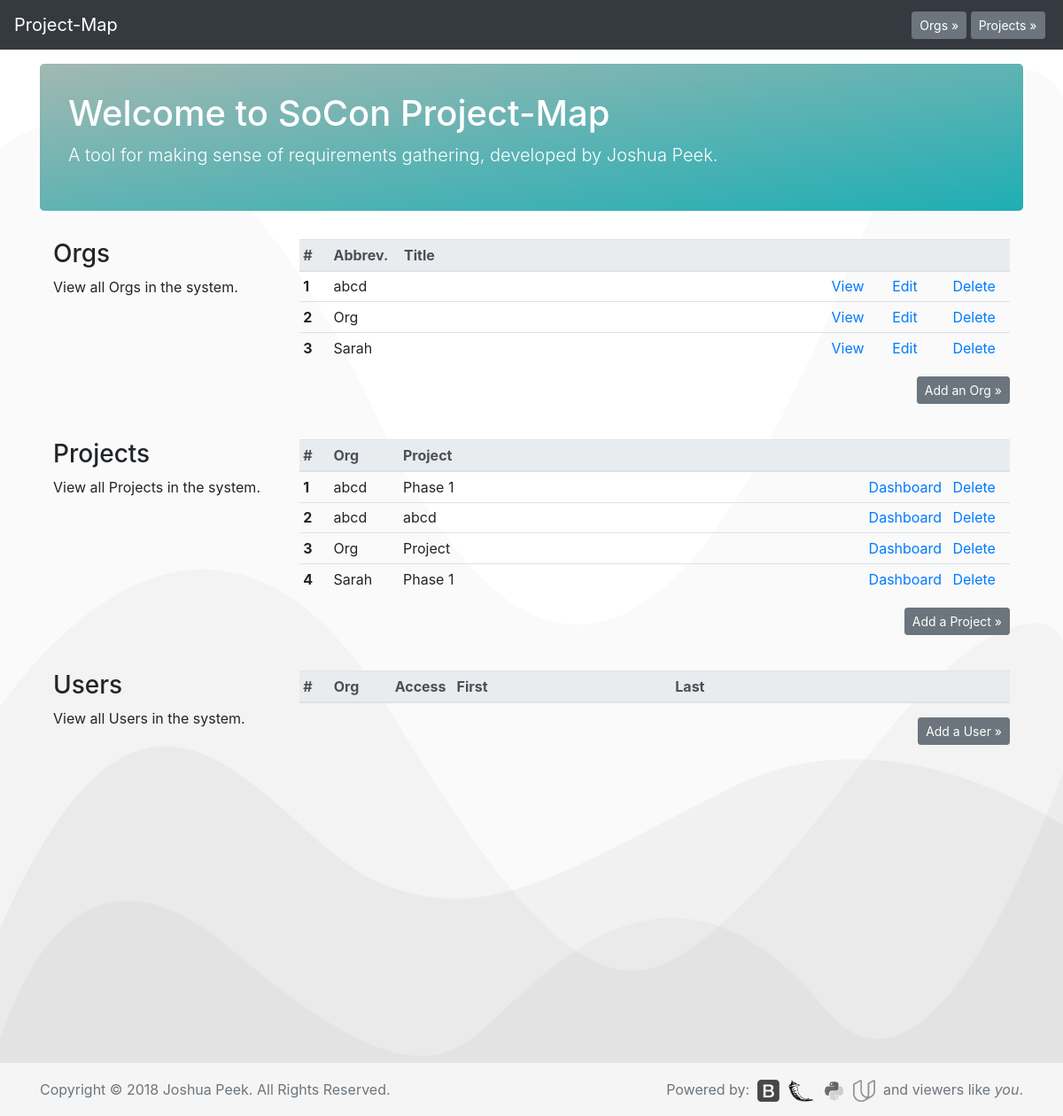
Before: / with the older database file.
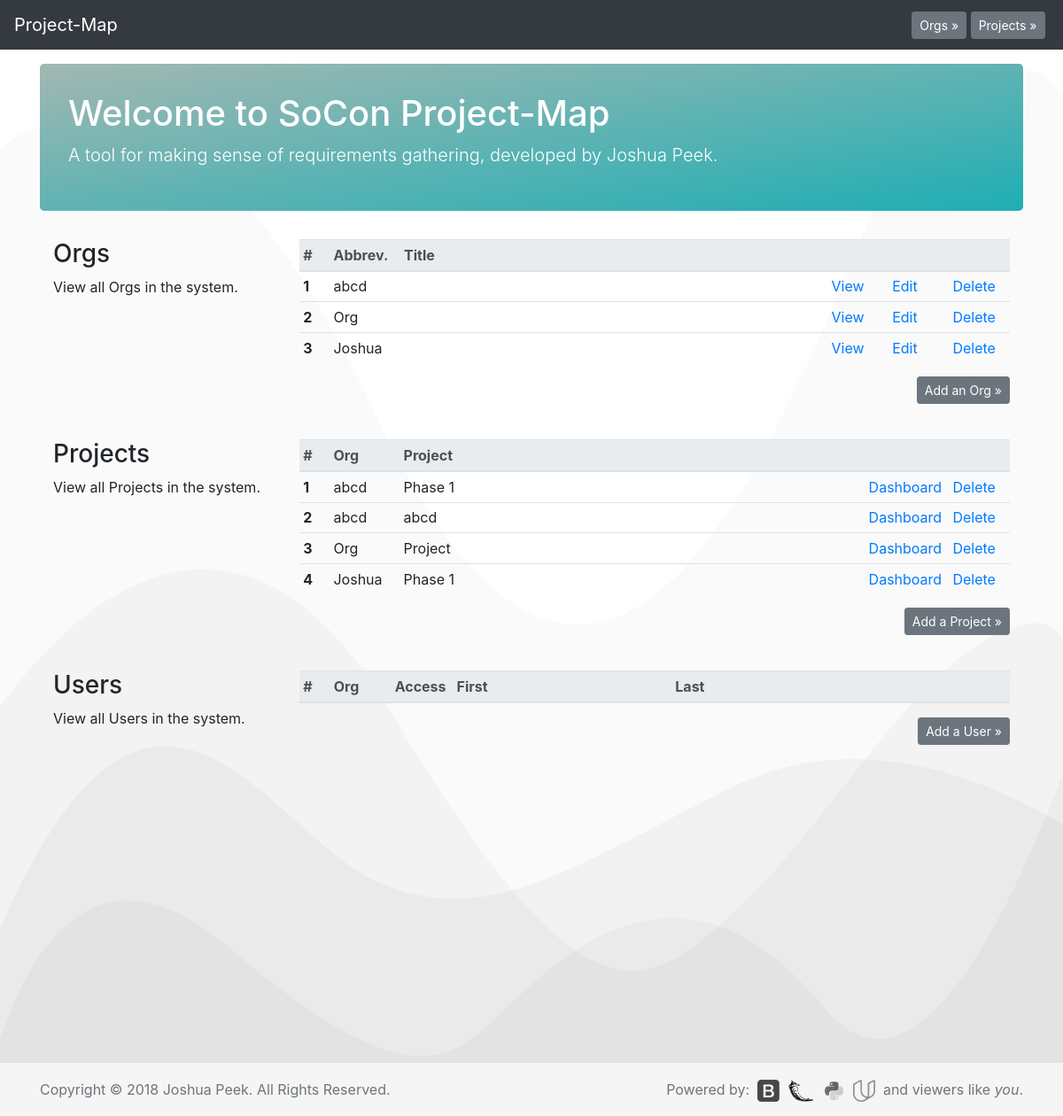
After: the same page with the newer database file.
### database_setup.py (models this page shows, shortened)
class Org(Base):
    __tablename__ = 'org'
    id = Column(Integer, primary_key=True)
    title = Column(String(250), nullable=False)
    description = Column(String(500))

class Project(Base):
    __tablename__ = 'project'
    id = Column(Integer, primary_key=True)
    title = Column(String(250), nullable=False)
    description = Column(String(500))
    org_id = Column(Integer, ForeignKey('org.id'))
    org = relationship(Org)

### app.py (the view)
@app.route('/')
def mainPage():
    allorgs = session.query(Org).all()
    allprojects = session.query(Project).all()
    userOrgs = session.query(userOrg).all()
    return render_template('main.html', allorgs=allorgs,
                            allprojects=allprojects,
                            userOrgs=userOrgs)

### templates/main.html (shortened to what the changed rows need)
<!doctype html>
<html lang="en">
  {% include "header.html" %}
  <body>
    <main role="main" class="container">
      <div class="jumbotron">
        <h1>Welcome to SoCon Project-Map</h1>
      </div>
      <div class="container">
        <div class="row mb-4">
          <div class="col-md-9">
              <table class="table table-responsive table-sm table-hover" width="100%">
                <thead class="thead-light">
                  <tr>
                    <th scope="col" width="35px">#</th>
                    <th scope="col" width="80px">Abbrev.</th>
                    <th scope="col" width="508px">Title</th>
                    <th scope="col" width="70px"></th>
                    <th scope="col" width="70px"></th>
                    <th scope="col" width="70px"></th>
                  </tr>
                </thead>
                <tbody>
                  {% for i in allorgs %}
                  <tr>
                    <th scope="row">{{loop.index}}</th>
                    <td>{{i.title}}</td>
                    <td></td>
                    <td><a href='{{url_for('orgPage', org_id = i.id)}}'>View</a></td>
                    <td><a href='{{url_for('editOrg', org_id = i.id)}}'>Edit</a></td>
                    <td><a href='{{url_for('delOrg', org_id = i.id)}}'>Delete</a></td>
                  </tr>
                  {% endfor %}
                </tbody>
              </table>
          </div>
        </div>
        {% if allorgs is defined %}
        <div class="row mb-4">
          <div class="col-md-9">
              <table class="table table-responsive table-sm table-hover" width="100%">
                <thead class="thead-light">
                  <tr>
                    <th scope="col" width="35px">#</th>
                    <th scope="col" width="80px">Org</th>
                    <th scope="col" width="553px">Project</th>
                    <th scope="col" width="95px"></th>
                    <th scope="col" width="70px"></th>
                  </tr>
                </thead>
                <tbody>
                  {% for i in allprojects %}
                  <tr>
                    <th scope="row">{{loop.index}}</th>
                    <td>{{i.org.title}}</td>
                    <td>{{i.title}}</td>
                    <td><a href='{{url_for('projectPage', org_id = i.org.id,  project_id = i.id)}}'>Dashboard</a></td>
                    <td><a href='{{url_for('delProject', org_id = i.org.id,  project_id = i.id)}}'>Delete</a></td>
                  </tr>
                  {% endfor %}
                </tbody>
              </table>
          </div>
        </div>
        {% endif %}
        {% if allprojects is defined %}
        <div class="row mb-4">
          <div class="col-md-9">
              <table class="table table-responsive table-sm table-hover" width="100%">
                <thead class="thead-light">
                  <tr>
                    <th scope="col" width="35px">#</th>
                    <th scope="col" width="70px">Org</th>
                    <th scope="col" width="70px">Access</th>
                    <th scope="col" width="254px">First</th>
                    <th scope="col" width="254px">Last</th>
                    <th scope="col" width="70px"></th>
                    <th scope="col" width="70px"></th>
                  </tr>
                </thead>
              </table>
          </div>
        </div>
        {% endif %}
      </div>
    </main>
  </body>
</html>

Changed rows visible on the page:
changed Org: title "Sarah" → "Joshua"
changed Project: org "Sarah" → "Joshua"
